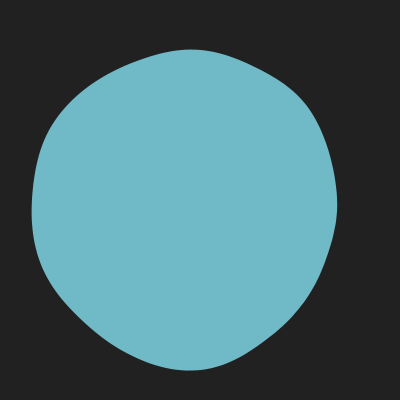
Frame 1 (no input)
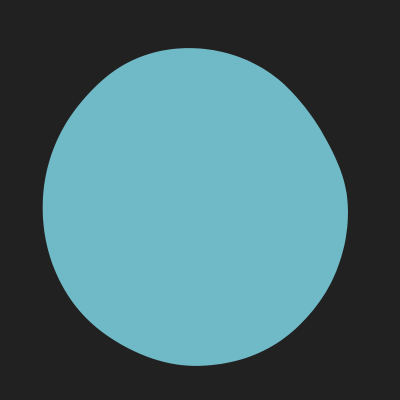
Frame 60 (the mouse pressed at the canvas centre just before this capture)
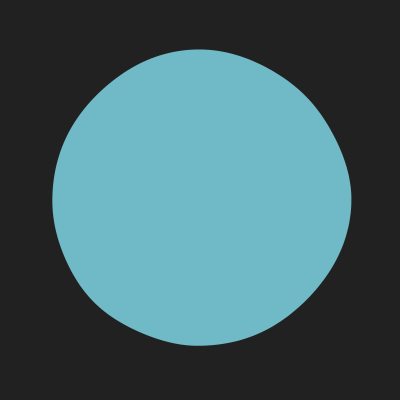
Frame 120 (the mouse held since frame 60 and released just before this capture)

The Processing sketch that drew these frames (run headless with seeded random() and noise(); from frame 60 on, the mouse is pressed at the canvas centre):

// Processing sketch: build
// ── build.pde
// Polar Perlin Noise Loop : step_02

float noiseMax = 0.5;
color c = #70b9c6;
float zoff = 0;

void setup() {
  size(400, 400);
}

void draw() {
  background(33);
  translate(width/2, height/2);
  noStroke();
  fill(c);
  beginShape();
  for (float a = 0; a<TWO_PI; a+=0.03){
    float xoff = map(cos(a), -1, 1, 0, noiseMax);
    float yoff = map(sin(a), -1, 1, 0, noiseMax);
    float r = map(noise(xoff, yoff, zoff), 0, 1, 100, 200);
    float x = r * cos(a);
    float y = r * sin(a);
    vertex(x, y);
  }

  endShape(CLOSE);
  zoff += 0.01;
}
